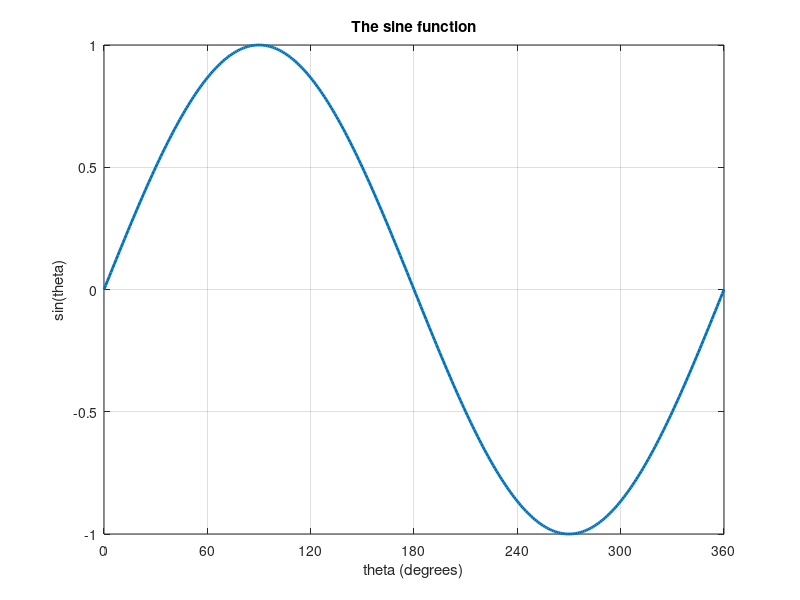

This chart was generated by the following MATLAB code:
%% Makes a plot of a sine wave from zero to 360 degrees.
 
clear variables; close all; clc
 
x = 0:360;
theta = x*pi/180;
 
y = sin(theta);
 
plot(x,y,'LineWidth',2)
xlabel('theta (degrees)'); xticks(0:60:360); xlim([0 360])
ylabel('sin(theta)')
title('The sine function')
grid on

% Save the plot.
saveas(gcf, 'SinePlot.png')